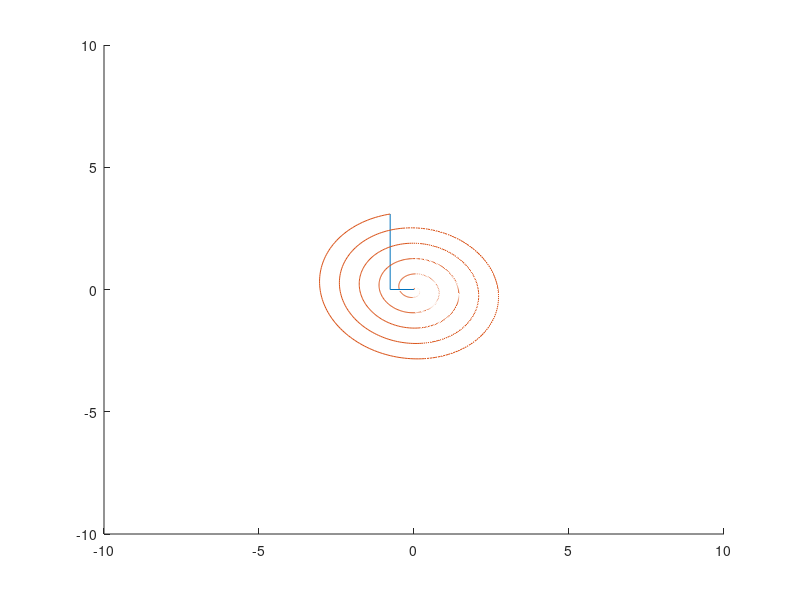
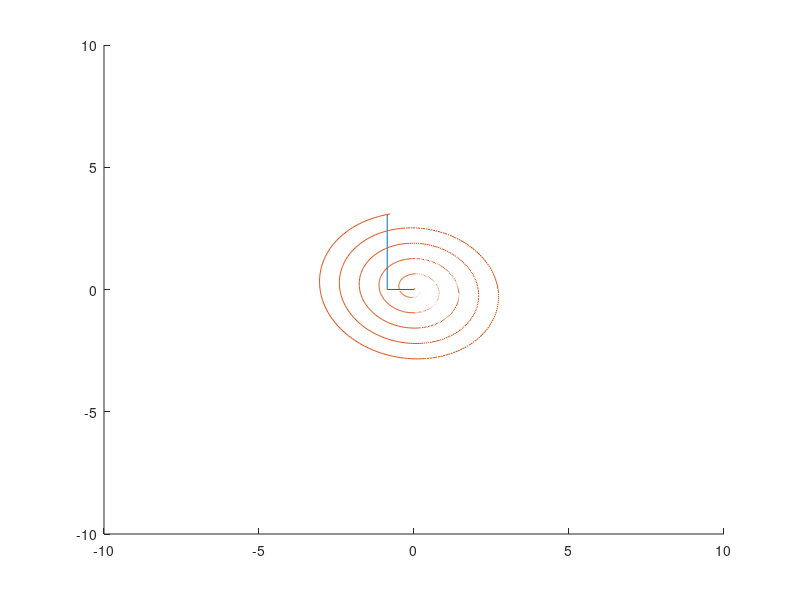

Here is the MATLAB script that generated these plots, in order:
clc
clear all
close all
dt=.01;
t=0:dt:10;

m1=1;
m2=m1;
m3=m2;
b=1;
g=9.81;
%SP=[theta1;theta2];
%SP=[th1;th2];
Kp=[20;20;20];
Kd=[30,0;0,30];
Ki=[30,0;0,30];
%Tao(:,1)=[0,0];
F=[0;0;0];
o=0:3/1001:3;
a=o.*sind((0:360/1001:360)*5);
b=o.*cosd((0:360/1001:360)*5);

Xp=[0;0;0];
X=[0;0;0];
%SP=[a;b;o.*ones(1,length(t)+1)];
SP=[a;b;b];
%SP=[1;0;1];
E=[0;0;0];
kp=50;
kd=50;
ki=100;



for i=1:length(t)-1
M=[m1+m2+m3,0,0;0,m2+m3,0;0,0,m3];

C=[0,0,0;0,0,0;0,0,0];

G=[0;0;-g];

E(:,i+1)=SP(:,i)-X(:,i);
Ed(:,i)=(E(:,i+1)-E(:,i))/dt;
Ei(:,i)=sum(E*dt,2);

F=kp*E(:,i+1)+kd*Ed(:,i)+ki*Ei(:,i);
Xpp(:,i)=inv(M)*(F-C*Xp(:,i)+G);
Xp(:,i+1)=sum(Xpp*dt,2);
X(:,i+1)=sum(Xp*dt,2);
end

hold on
x=[0 1 1 1]*X(1,1001);
y=[0 0 1 1]*X(2,1001);
z=[0 0 0 1]*X(3,1001);
plot3(x,y,z)
plot3(X(1,:),X(2,:),X(3,:))
axis([-10 10 -10 10 -10 10])


figure,
hold on
for i=1:length(t)-1
    cla
x=[0 1 1 1]*X(1,i);
y=[0 0 1 1]*X(2,i);
z=[0 0 0 1]*X(3,i);
plot3(x,y,z)
plot3(X(1,:),X(2,:),X(3,:))
    
    %plot3([x0 x1 x1 x1],[y0 y0 y0 y1],[z0 z0 z0 z1],'o')
    
    axis([-10 10 -10 10 -10 10])
    pause(dt)
end

hold off
